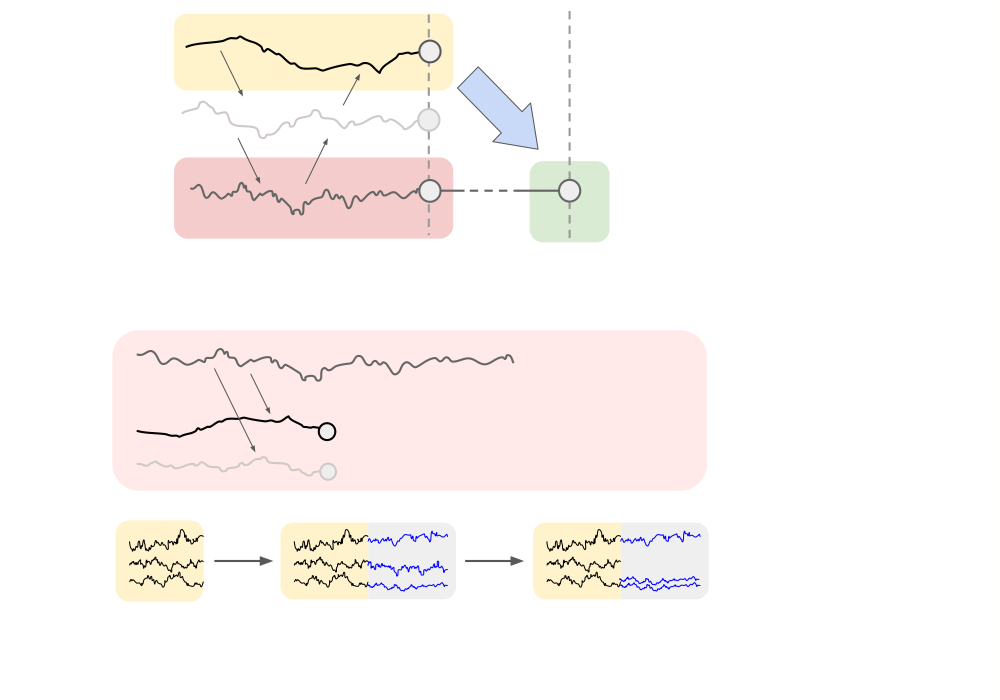
#> input picture figures/fig1/schematic.png, 2000 x 1400 px (shown at 1/2 size)
$ python plot_schematic.py
#> lines starting #> are read from the running program, lines starting #| are printed output that depends on the picture
import math
import copy
import time
import numba
import numpy as np
import scipy.ndimage
import numpy.random
from matplotlib import pyplot as plt
from matplotlib import cm
from mpl_toolkits.axes_grid1.inset_locator import inset_axes
#import pandas as pd
import matplotlib as mpl
from matplotlib.lines import Line2D
import matplotlib.image as mpimg
from matplotlib.offsetbox import TextArea, DrawingArea, OffsetImage, AnnotationBbox
import matplotlib.gridspec as gridspec
from mpl_toolkits.mplot3d import Axes3D
from numba import jit
from io import StringIO
from matplotlib.patches import Rectangle, FancyBboxPatch

#mpl.style.use("classic")
#mpl.rcParams['mathtext.fontset'] = 'cm'
#mpl.rcParams['mathtext.rm'] = 'serif'
#mpl.rcParams.update({'font.size': 22})
plt.rc('font', size = 36)
#plt.rc('text', usetex = True)
plt.rc('mathtext',rm='dejavusans')
plt.rc('mathtext',fontset='dejavusans')

fig = plt.figure(figsize = (10, 12))
plt.subplots_adjust(hspace=0.5,wspace=0.3)
gs = gridspec.GridSpec(1, 1)
ax00=fig.add_subplot(gs[0,0])

schmn=mpimg.imread('schematic.png')
#> schmn is the input picture: shape (1400, 2000, 4) float32; mean R, G, B, A 0.987, 0.966, 0.955, 1
print(schmn.shape)
#| (1400, 2000, 4)
schm=schmn[10:-80,190:1420,:]
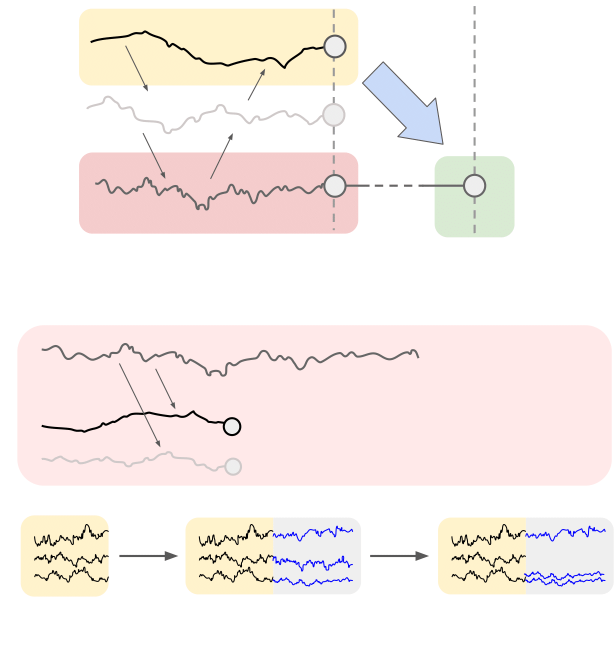
#> schm: shape (1310, 1230, 4) float32 (shown at 1/2 size); mean R, G, B, A 0.975, 0.948, 0.931, 1
imagebox1 = OffsetImage(schm, zoom=1)
ab1 = AnnotationBbox(imagebox1, (0.5,0.5),frameon=False,pad=0.1,xycoords='axes fraction')
ax00.add_artist(ab1)

ax00.set_xlim(0.2,0.8)
#ax00.set_ylim(0.4,0.6)
ax00.axis('off')

ax00.annotate(r'$(a)$',xy=(-0.65,1.48),xycoords='axes fraction',zorder=np.inf)
ax00.annotate(r'$(b)$',xy=(-0.65,0.44),xycoords='axes fraction',zorder=np.inf)
ax00.annotate(r'$(c)$',xy=(-0.65,-0.12),xycoords='axes fraction',zorder=np.inf)

ax00.annotate(r'$k\delta t$',xy=(0.55,1.48),xycoords='axes fraction',zorder=np.inf)
ax00.annotate(r'$(k+1)\delta t$',xy=(0.94,1.48),xycoords='axes fraction',zorder=np.inf)

ax00.annotate(r'Time',xy=(-0.3,1.48),xycoords='axes fraction',zorder=np.inf)
#ax00.arrow(0.2,0.,0.2,0,lw=0.1,color=(0.35,0.35,0.35),head_width=0.01,head_length=0.1,length_includes_head=True,clip_on=False,zorder=np.inf)
xa=-1.0
ya=0.6
ax00.annotate('', xy=(xa+0.9, ya+0.9),
             xycoords='axes fraction',
             xytext=(xa+1.06, ya+0.9),
             textcoords='axes fraction',
             arrowprops=dict(arrowstyle= '<|-',
                             color='k',
                             lw=3.5,
                             ls='-'),
             zorder=np.inf,
             clip_on=False
           )

ax00.annotate(r'$X_{i,[0,k]}$',xy=(-0.57,1.35),xycoords='axes fraction',zorder=np.inf)
ax00.annotate(r'$X_{l,[0,k]}$',xy=(-0.57,1.14),xycoords='axes fraction',zorder=np.inf)
ax00.annotate(r'$X_{j,[0,k]}$',xy=(-0.57,0.9),xycoords='axes fraction',zorder=np.inf)
ax00.annotate(r'$X_{j}(k+1)$',xy=(1.25,0.9),xycoords='axes fraction',zorder=np.inf)

ax00.annotate(r'$\mathcal{T}_{X_{i}\to X_{j}}^{~[k]}$',xy=(0.76,1.33),xycoords='axes fraction',zorder=np.inf)

xs1=-0.47
ys1=-0.02

rounded_rect = FancyBboxPatch((0.99+xs1, 0.64+ys1), 0.135, 0.09, transform=ax00.transData,boxstyle='Round, pad=0,rounding_size=0.015', color='#fff2ccff', clip_on=False,zorder=np.inf)
ax00.add_patch(rounded_rect)
rounded_rect = FancyBboxPatch((1.145+xs1, 0.64+ys1), 0.13, 0.09, transform=ax00.transData,boxstyle='Round, pad=0,rounding_size=0.015', color='#f4ccccff', clip_on=False,zorder=np.inf)
ax00.add_patch(rounded_rect)
rounded_rect = FancyBboxPatch((0.79+xs1, 0.64+ys1), 0.17, 0.09, transform=ax00.transData,boxstyle='Round, pad=0,rounding_size=0.015', color='#d9ead3ff', clip_on=False,zorder=np.inf)
ax00.add_patch(rounded_rect)

ax00.annotate(r'$\mathcal{T}_{X_{i}\to X_{j}}^{~[k]}=I\;(\; X_{j}(k+1)\; ;\;X_{i,[0,k]}\;| \; X_{j,[0,k]}\;)$',xy=(-0.1,0.65),xycoords='axes fraction',zorder=np.inf)

ax00.annotate(r'$X_{j,[0,N]}^{(\nu)}$',xy=(0.95,0.4),xycoords='axes fraction',zorder=np.inf)
ax00.annotate(r'$X_{i,[0,k]}^{(\mu)}$',xy=(0.31,0.2),xycoords='axes fraction',zorder=np.inf)
ax00.annotate(r'$X_{l,[0,k]}^{(\mu)}$',xy=(0.31,0.07),xycoords='axes fraction',zorder=np.inf)
#ax00.annotate(r'$P_{0}(X_{i,[0,k]}^{(\mu)},X_{l,[0,k]}^{(\mu)})$',xy=(0.31,0.17),xycoords='axes fraction',zorder=np.inf)
ax00.annotate(r'Sample from',xy=(1.1,0.14),xycoords='axes fraction',zorder=np.inf)
ax00.annotate(r'$P_{0}(X_{i,[0,k]},X_{l,[0,k]})$',xy=(0.97,0.07),xycoords='axes fraction',zorder=np.inf)

ax00.annotate(r'propagate dynamics',xy=(-0.35,-0.37),xycoords='axes fraction',zorder=np.inf)
ax00.annotate(r'to sample from $P_{0}$',xy=(-0.33,-0.45),xycoords='axes fraction',zorder=np.inf)
ax00.annotate(r'resample',xy=(0.68,-0.37),xycoords='axes fraction',zorder=np.inf)
ax00.annotate(r'with reweighting',xy=(0.55,-0.45),xycoords='axes fraction',zorder=np.inf)


plt.savefig('fig_schematic.png',bbox_inches='tight',pad_inches=0.1)
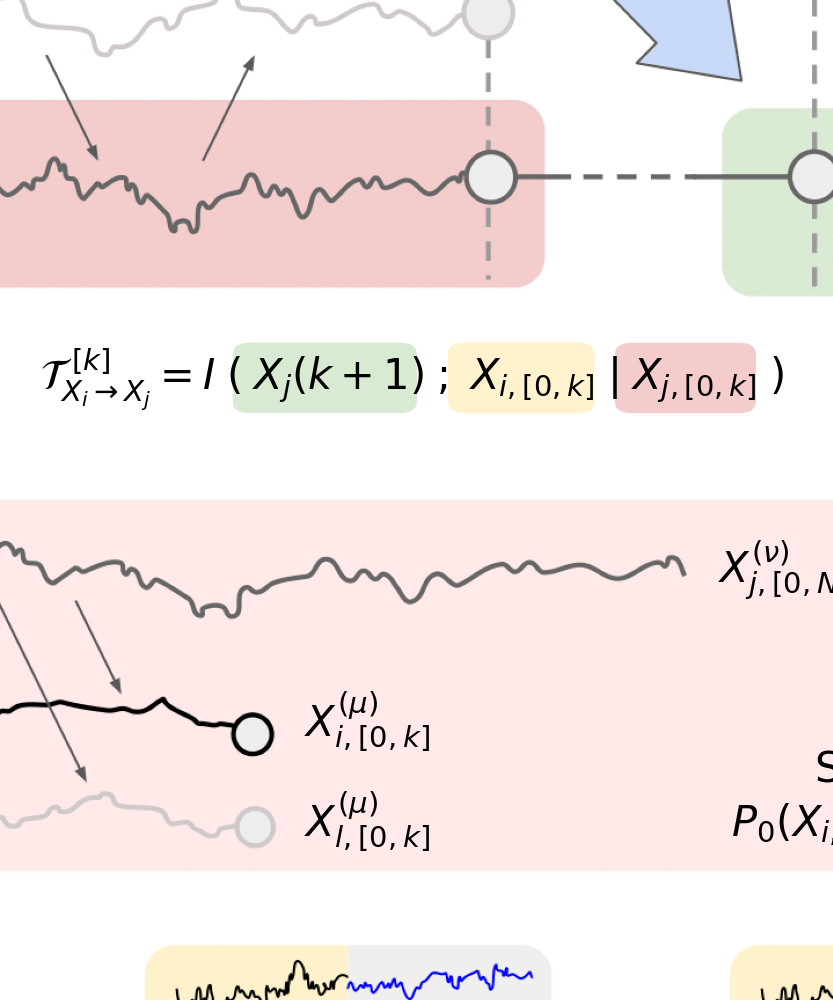
#> figure drawn by matplotlib, 1 panel
